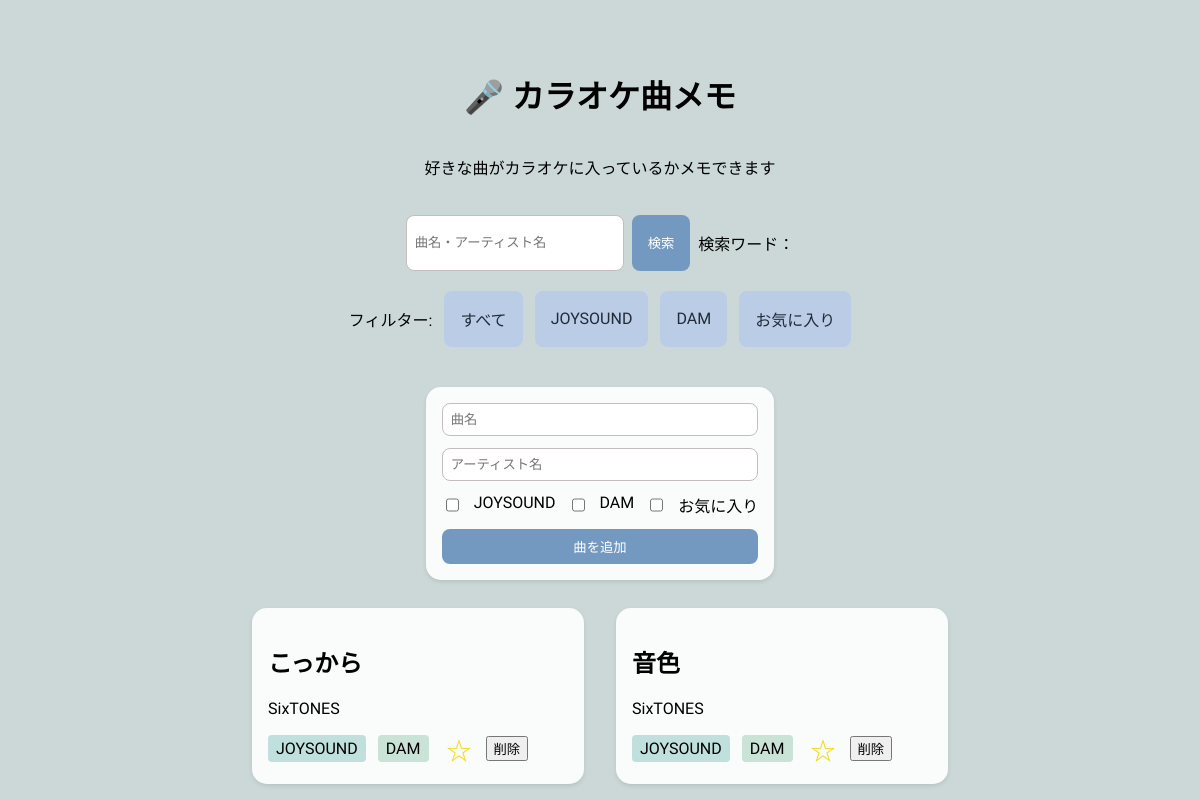
Before: / with the older database file.
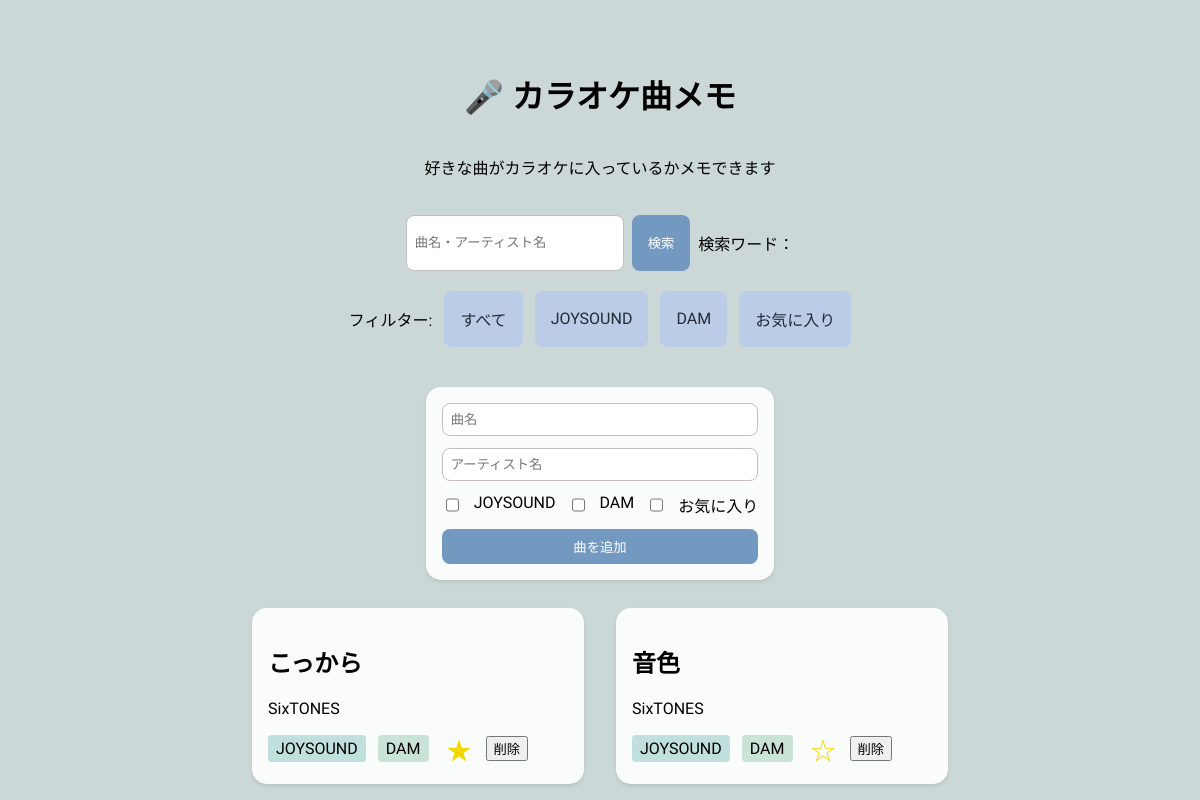
After: the same page with the newer database file.
### tables this page shows
CREATE TABLE songs (
        id INTEGER PRIMARY KEY AUTOINCREMENT,
        title TEXT NOT NULL,
        artist TEXT NOT NULL,
        joysound BOOLEAN NOT NULL DEFAULT 0,
        dam BOOLEAN NOT NULL DEFAULT 0,
        favorite BOOLEAN NOT NULL DEFAULT 0
    );

### app.py (the view, shortened to what this page needs)
@app.route('/', methods=['GET', 'POST'])
def index():
    conn = get_db_connection()
    songs = conn.execute('SELECT * FROM songs').fetchall()
    conn.close()
    search_word = request.args.get('search', '')  # 検索ワードを取得（デフォルトは空文字）
    filter_type = request.args.get('filter', 'all')  # フィルターの種類を取得（デフォルトは'all'）
    filtered_songs = []
    if search_word:
        for song in songs:
            if search_word.lower() in song['title'].lower() or search_word.lower() in song['artist'].lower():
                filtered_songs.append(song)  # 曲名またはアーティスト名に検索ワードが含まれている場合はリストに追加
    else:
        filtered_songs = songs  # 検索ワードが空の場合は全ての曲を表示
    if filter_type == 'favorite':
        filtered_songs = [song for song in filtered_songs if song['favorite'] == 1]  # お気に入りのみ表示
    return render_template('index.html' , songs=filtered_songs, search_word=search_word)

### app.py (called while the page is built)
def get_db_connection():
    conn = sqlite3.connect('karaoke.db')
    conn.row_factory = sqlite3.Row
    return conn

### templates/index.html (shortened to what this page needs)
<!DOCTYPE html>
<html lang="ja">
<head>
    <link rel="stylesheet" href="{{ url_for('static', filename='style.css') }}">
</head>
<body>
    <div class="app">
        <h1>🎤 カラオケ曲メモ</h1>
        <section class="description">
            <p>好きな曲がカラオケに入っているかメモできます</p>
        </section>
        <form class="search-area" name="search" method="get">
            <input type="text" placeholder="曲名・アーティスト名" class="search-input" name="search">
            <button class="search-button">検索</button>
            <p>検索ワード：{{ search_word }}</p>
        </form>
        <section class="filter-area">
            <p>フィルター:</p>
            <a href="/" class="filter-button">すべて</a>
            <a href="/?filter=joysound" class="filter-button">JOYSOUND</a>
            <a href="/?filter=dam" class="filter-button">DAM</a>
            <a href="/?filter=favorite" class="filter-button {% if filter_type == 'favorite' %}active{% endif %}">お気に入り</a>
        </section>
        <section class="add-area">
            <form action="/" method="post">
                <input type="text" placeholder="曲名" name="song_title" required>
                <input type="text" placeholder="アーティスト名" name="artist" required>
                <div class="checkbox-group">
                    <input type="checkbox" id="joysound" name="joysound">
                    <label for="joysound">JOYSOUND</label>
                    <input type="checkbox" id="dam" name="dam">
                    <label for="dam">DAM</label>
                    <input type="checkbox" id="favorite" name="favorite">
                    <label for="favorite">お気に入り</label>
                </div>
                <button class="add-button">曲を追加</button>
            </form>
        </section>
        <section class="song-list">
            {% if songs %}
                {% for song in songs %}
                <article class="song-card">
                    <h2>{{ song.title }}</h2>
                    <p class="artist">{{ song.artist }}</p>
                    <div class="tag-button">
                        {% if song.joysound %}
                            <span class="tag-joysound">JOYSOUND</span>
                        {% endif %}
                        {% if song.dam %}
                            <span class="tag-dam">DAM</span>
                        {% endif %}
                        <form method="post">
                            <button type="submit" class="favorite-button">
                                {% if song.favorite %}
                                    ★
                                {% else %}
                                    ☆
                                {% endif %}
                            </button>
                        </form>
                        <form action="" method="post">
                            <button class="delete-button" type="submit">削除</button>
                        </form>
                    </div>
                </article>
                {% endfor %}
            {% else %}
                <p class="no-result">該当する曲が見つかりません。</p>
            {% endif %}
                </div>
</body>
</html>

### static/style.css (style rules this page uses)
body { background-color: rgb(204, 216, 216); margin-top: 50px; font-family:'M PLUS Rounded 1c', sans-serif; }
.app { display: flex; flex-direction: column; align-items: center; }
.filter-area { display: flex; gap: 12px; margin-bottom: 20px; flex-wrap: wrap; justify-content: center; }
.filter-button { padding: 6px 16px; background-color: #bbcce6; color: rgb(34, 43, 56); border: none; border-radius: 8px; cursor: pointer; transition: 0.3s; display: inline-flex; align-items: center; text-decoration: none; }
.song-list { display: flex; flex-wrap: wrap; justify-content: center; gap: 16px; }
.song-card { background-color: rgb(255, 255, 255, 0.9); border-radius: 15px; padding: 16px; margin: 8px; width: 300px; box-shadow: 0 2px 4px rgba(0, 0, 0, 0.1); transition: 0.3s; }
.tag-joysound { display: inline-block; background-color: rgb(192, 224, 221); border-radius: 4px; padding: 4px 8px; margin-right: 4px; }
.tag-dam { display: inline-block; background-color: rgb(201, 227, 214); border-radius: 4px; padding: 4px 8px; margin-right: 4px; }
.artist { margin: 4px 0 12px; }
.search-area { display: flex; gap: 8px; margin: 20px 0; }
.search-input { padding: 8px; border: 1px solid #c3bdbd; border-radius: 8px; width: 200px; outline: none; }
.search-button { padding: 8px 16px; background-color: #7499c1; color: white; border: none; border-radius: 8px; cursor: pointer; transition: 0.3s; }
.favorite-button { background: none; border: none; font-size: 25px; color: #f0d800; cursor: pointer; transition: 0.3s; }
.tag-button { display: flex; align-items: center; gap: 8px; }
.add-area { background-color: rgb(255, 255, 255, 0.9); border-radius: 15px; padding: 16px; box-shadow: 0 2px 4px rgba(0, 0, 0, 0.1); margin: 20px 0; }
.add-area form { display: flex; flex-direction: column; gap: 12px; }
.add-area input { padding: 8px; border: 1px solid #c3bdbd; border-radius: 8px; outline: none; }
.checkbox-group { display: flex; gap: 12px; }
.add-button { padding: 8px 16px; background-color: #7499c1; color: white; border: none; border-radius: 8px; cursor: pointer; transition: 0.3s; }

Changed rows visible on the page:
changed songs "こっから": favorite "☆" → "★"
